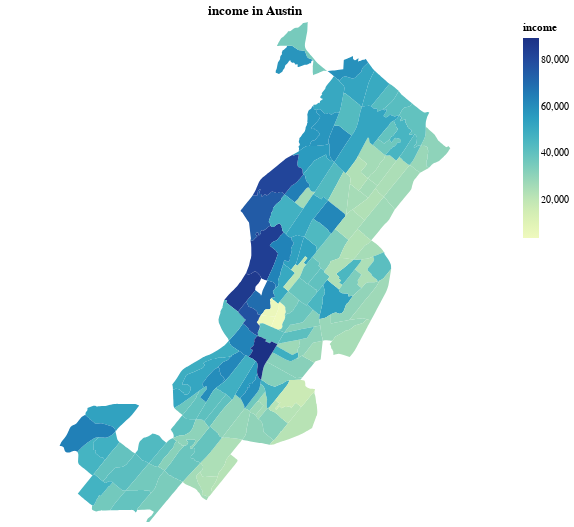

Describe this chart as a Vega-Lite specification.
### Vega-Lite specification from a JSON file in a GitHub repository (floating-point values rounded to 4 significant figures; data arrays with more than 128 entries replaced by an {"elided": "..."} marker saying what was removed)
{"config": {"view": {"continuousWidth": 400, "continuousHeight": 300}}, "data": {"name": "data-1eec89080a6d42fa7b8c82cc88b72ad5"}, "mark": "geoshape", "encoding": {"color": {"field": "income", "type": "quantitative"}, "tooltip": [{"field": "income", "type": "quantitative"}, {"field": "median age", "type": "quantitative"}, {"field": "walk", "type": "quantitative"}, {"field": "public transit", "type": "quantitative"}, {"field": "drove alone", "type": "quantitative"}, {"field": "carpooled", "type": "quantitative"}, {"field": "Worked from home", "type": "quantitative"}]}, "height": 500, "title": "income in Austin", "width": 500, "$schema": "https://vega.github.io/schema/vega-lite/v4.17.0.json", "datasets": {"data-1eec89080a6d42fa7b8c82cc88b72ad5": {"elided": "130 records"}}}
